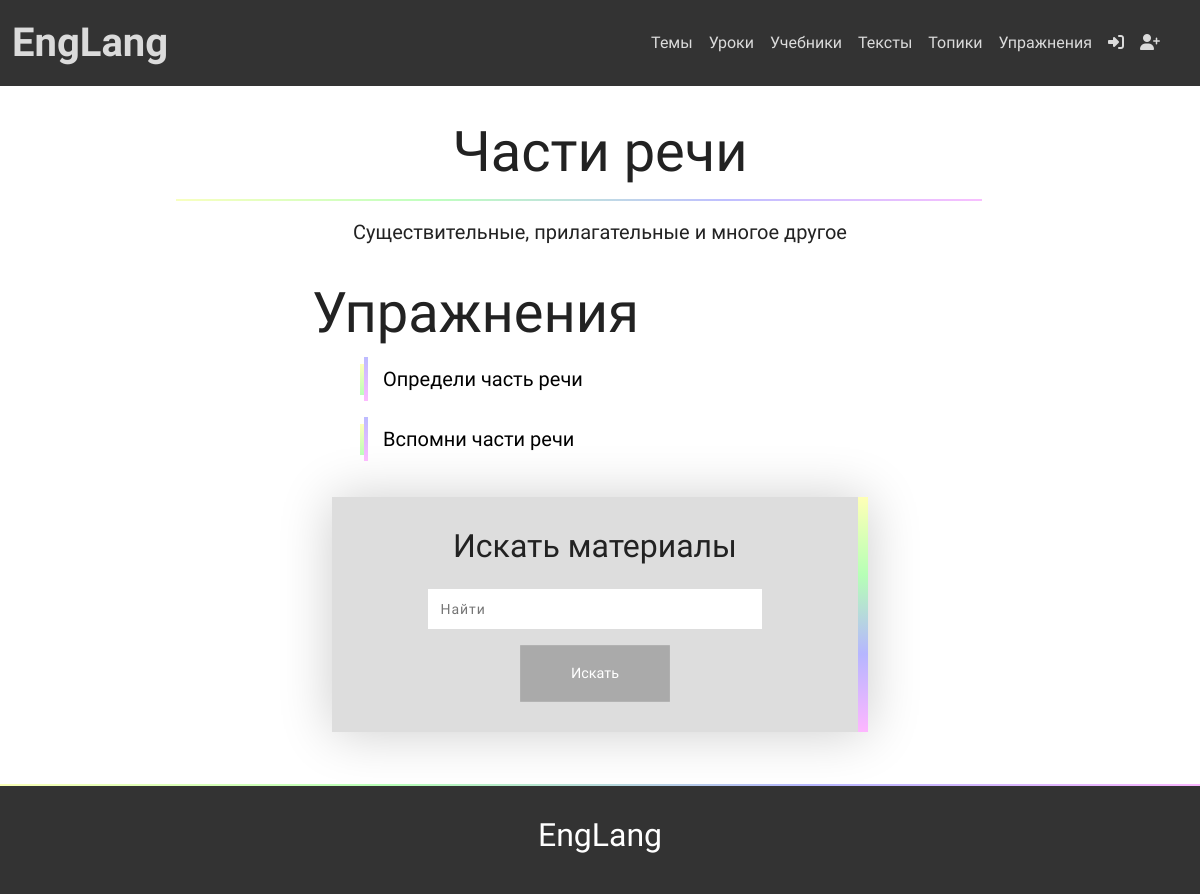
The app's page /theory/theme/chasti-rechi/exercise/ with its own data.
### theory/models.py (models this page shows, shortened)
class Theme(models.Model):
    name = models.CharField('theme', max_length=100)
    description = models.TextField()
    created_at = models.DateTimeField(auto_now_add=True)
    slug = models.SlugField()
    class Meta:
        verbose_name = 'Тема'
        verbose_name_plural = 'Темы'
        unique_together = ('name', 'slug')

### exercises/models.py (models this page shows, shortened)
class Exercise(models.Model):
    author = models.ForeignKey(Profile, null=True, blank=True, on_delete=models.CASCADE)
    name = models.CharField('exercise', max_length=100)
    slug = models.SlugField()
    theme = models.ForeignKey(Theme, on_delete=models.CASCADE)
    link = models.URLField()
    bookmarks = models.ManyToManyField(User, related_name='bookmarked_exercises', blank=True)
    class Meta:
        verbose_name = 'Упражнение'
        verbose_name_plural = 'Упражнения'
        unique_together = ('name', 'slug')

### theory/views.py (the view)
# urls.py: path('theme/<slug:theme_slug>/<str:content_type>/', views.theme_content, name='theme_content'),
def theme_content(request, theme_slug, content_type):
    theme = get_object_or_404(Theme, slug=theme_slug)
    content_models = {
        'lesson': Lesson,
        'textbook': Textbook,
        'text': Text,
        'topic': Topic,
        'exercise': Exercise,
    }
    model = content_models.get(content_type)
    if model is None:
        raise Http404("Content type does not exist")
    content = model.objects.filter(theme=theme)
    context = {
        'theme': theme,
        'content_type': content_type,
        'content': content,
    }
    if content_type == 'lesson' or content_type == 'textbook':
        return render(request, f'theory/list_{content_type}.html', context)
    else:
        return render(request, f'exercises/list_{content_type}.html', context)

### templates/exercises/list_exercise.html (shortened to what this page needs)
{% extends 'base.html' %}
{% load static %}
{% block content %}
{% if user.is_staff and not theme %}
    <div class="container-fluid">
        <div class="row text-center alert">
            <div class="col-12">
                <h1 class="display-4">Мои упражнения</h1>
            </div>
            <hr>
        </div>
    </div>
    {% elif theme %}
    <div class="container-fluid">
        <div class="row text-center alert">
            <div class="col-12">
                <h1 class="display-4">{{ theme.name }}</h1>
            </div>
            <hr>
            <div class="col-12">
                <p class="lead">{{ theme.description }}</p>
            </div>
        </div>
    </div>
    {% endif %}
    <div class="container-fluid">
        <div class="row">
            <div class="col-12 offset-md-2 col-md-8 offset-xl-3 col-xl-6">
                <h1 class="display-4">
                    Упражнения
                </h1>
                <div class="list">
                    <ul class="unordered_list">
                        {% for item in content %}
                            <li>
                                <div class="main">
                                    <a href="{% url 'exercise_details' item.slug %}">{{ item.name }}</a>
                                </div>
                            </li>
                        {% endfor %}
                    </ul>
                </div>
            </div>
        </div>
    </div>
    <div class="container-fluid padding">
        <div class="row text-center">
            <div class="col-12 offset-lg-2 col-lg-8 offset-xl-3 col-xl-6">
                <form method="get" action="{% url 'materials' %}">
                    <h2>Искать материалы</h2>
                    <input type="text" name="q" placeholder="Найти"><br>
                    <button type="submit" class="btn btn-warning">Искать</button>
                </form>
            </div>
        </div>
    </div>
{% endblock content %}

### static/css/style.css (style rules this page uses)
a { text-decoration: none; color: #222; transition: all 0.3s ease; }
.btn { display: inline-block; padding: 15px 50px; background-color: #aaa; font-size: 15px; font-weight: 500; transition: all 0.5s ease; transform: scale(0.96); text-transform: capitalize; color: #fff; border: 3px solid transparent; border-radius: 0px; }
.btn-warning, .btn-success, .btn-primary, .btn-danger { border-radius: 0px; }
.padding { padding-bottom: 2em; }
.alert { width: 75%; margin: 0 auto; padding-top: 2em; border-radius: 0; }
.alert hr, .bookmarks hr { border-top: 2px solid; border-image: linear-gradient(to right, #ff0,#0f0,#00f,#f0f) 30; width: 95%; margin-top: 0.3em; margin-bottom: 1em; }

### static/css/base.css (style rules this page uses)
:root { --gradient: linear-gradient(to right, #ff0, #0f0, #00f, #f0f); --light-gradient: linear-gradient(to right, #ffb, #bfb, #bbf, #fbf); --dark-gradient: linear-gradient(to right, #660, #060, #006, #606); }
body, html { width: 100%; height: 100%; margin: 0; padding: 0; font-family: 'Inter Tight', sans-serif; color: #222; }

### static/css/form.css (style rules this page uses)
form { box-sizing: border-box; margin: 20px; font-weight: 300; padding: 30px 25px; box-shadow: 0px 1px 50px 0px rgba(0, 0, 0, 0.2); background-color: #ddd; border-right: 10px solid; border-image: linear-gradient(#ffffb6,#b6ffb6,#b6b6ff,#ffb6ff); border-image-slice: 1; }
form input { color: #666; background: white; font-size: 14px; font-weight: 500; letter-spacing: 1px; height: 40px; width: 70%; padding: 6px 12px; border: 0px; margin: 15px auto; }

### static/css/list.css (style rules this page uses)
.unordered_list { list-style: none; margin: 0 20px; }
.unordered_list li { margin: 10px 0; position: relative; }
.main a { color: black; border-left: 4px solid; border-image: linear-gradient(#bbf, #fbf); border-image-slice: 1; display: block; padding-left: 15px; line-height: 44px; font-size: 20px; position: relative; transition: 0.3s linear; }
.main a:before { content: ""; width: 4px; height: 70%; background: linear-gradient(#ffb,#bfb); position: absolute; top: 15%; left: -8px; transition: 0.3s linear; }

### records on screen
Theme: name "Части речи", description "Существительные, прилагательные и многое другое"
Exercise: name "Определи часть речи"
Exercise: name "Вспомни части речи"
